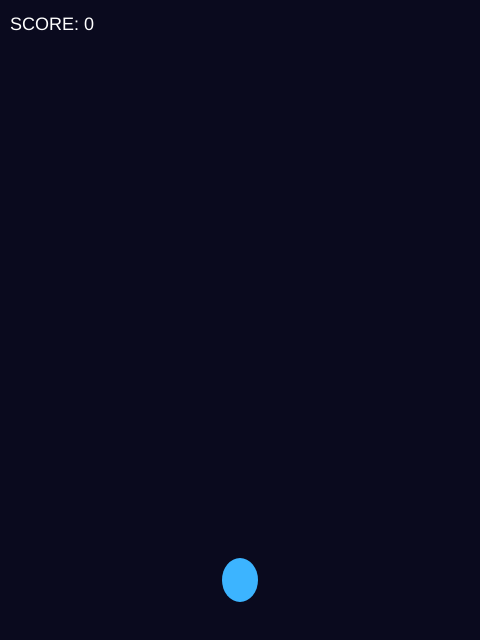
Frame 1 (no input)
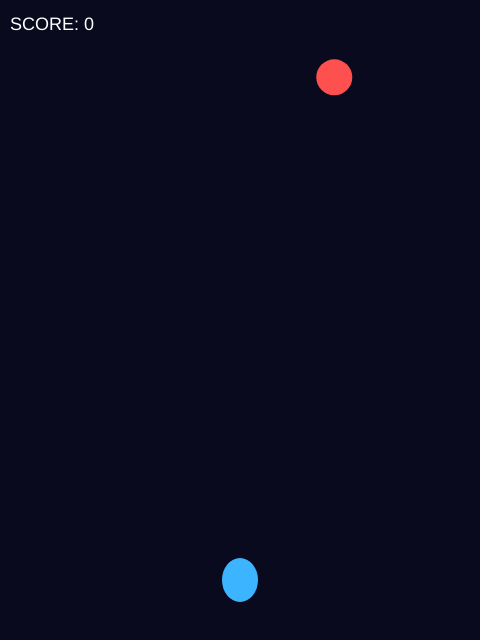
Frame 60 (no input)
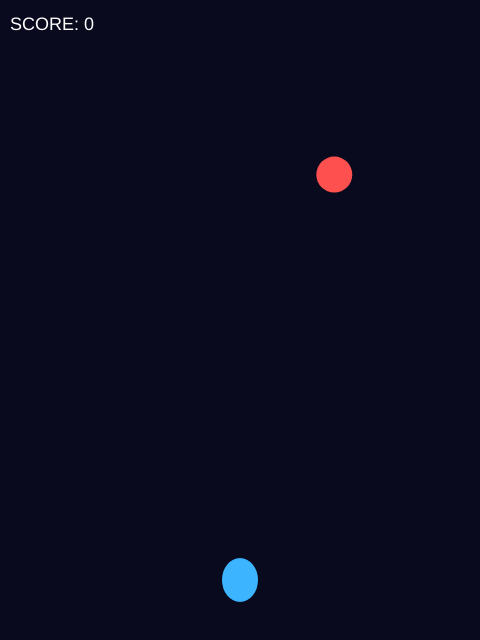
Frame 120 (the mouse pressed at the canvas centre since frame 60)

The p5.js sketch that drew these frames (run headless with seeded random() and noise() and a simulated clock; from frame 60 on, the mouse is pressed at the canvas centre):

// p5.js sketch
// ── sketch.js
// =====================
// Code & Shoot
// 第8回: 弾で敵を倒そう
// =====================

// === プレイヤー ===
let x = 240;
let y = 580;

// === 弾丸 ===
let bulletX = 0;
let bulletY = 0;
let bulletSpeed = 6;
let bulletActive = false;

// === 敵 ===
let enemyX = 240;
let enemyY = -20;
let enemySpeed = 2;
let enemyActive = true;

// === スコア ===
let score = 0;

function setup() {
  createCanvas(480, 640);
  enemyX = random(20, 460);
  enemySpeed = random(1, 4);
}

function draw() {
  background(10, 10, 30);

  // --- プレイヤー操作（端チェックつき） ---
  if (keyIsDown(LEFT_ARROW)) {
    if (x > 20) {
      x = x - 4;
    }
  }
  if (keyIsDown(RIGHT_ARROW)) {
    if (x < 460) {
      x = x + 4;
    }
  }
  if (keyIsDown(UP_ARROW)) {
    if (y > 20) {
      y = y - 4;
    }
  }
  if (keyIsDown(DOWN_ARROW)) {
    if (y < 620) {
      y = y + 4;
    }
  }

  // --- 弾丸の発射 ---
  if (keyIsDown(32)) {
    if (!bulletActive) {
      bulletActive = true;
      bulletX = x;
      bulletY = y - 20;
    }
  }

  // --- 弾丸の移動 ---
  if (bulletActive) {
    bulletY = bulletY - bulletSpeed;
  }

  // --- 弾丸: 画面外に出たら消す ---
  if (bulletY < 0) {
    bulletActive = false;
  }

  // --- 敵の移動 ---
  if (enemyActive) {
    enemyY = enemyY + enemySpeed;
  }

  // --- 敵: 画面外に出たらリスポーン ---
  if (enemyY > 660) {
    enemyX = random(20, 460);
    enemyY = -20;
    enemySpeed = random(1, 4);
  }

  // --- 当たり判定: 弾 vs 敵 ---
  if (bulletActive && enemyActive) {
    let d = dist(bulletX, bulletY, enemyX, enemyY);
    if (d < 20) {
      bulletActive = false;
      enemyX = random(20, 460);
      enemyY = -20;
      enemySpeed = random(1, 4);
      score = score + 1;
    }
  }

  // --- 描画: プレイヤー ---
  fill(60, 180, 255);
  noStroke();
  ellipse(x, y, 36, 44);

  // --- 描画: 弾丸 ---
  if (bulletActive) {
    fill(255, 255, 100);
    ellipse(bulletX, bulletY, 6, 12);
  }

  // --- 描画: 敵 ---
  if (enemyActive) {
    fill(255, 80, 80);
    ellipse(enemyX, enemyY, 36, 36);
  }

  // --- 描画: スコア ---
  fill(255);
  textSize(18);
  text("SCORE: " + score, 10, 30);
}
